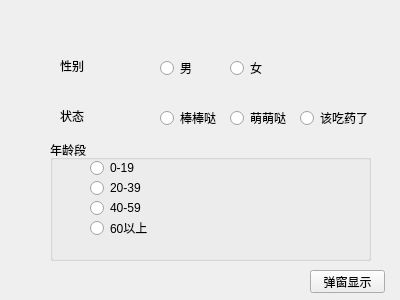
<?xml version="1.0" encoding="UTF-8"?>
<ui version="4.0">
 <class>Widget</class>
 <widget class="QWidget" name="Widget">
  <property name="geometry">
   <rect>
    <x>0</x>
    <y>0</y>
    <width>400</width>
    <height>300</height>
   </rect>
  </property>
  <property name="windowTitle">
   <string>Widget</string>
  </property>
  <widget class="QRadioButton" name="radioButtonMan">
   <property name="geometry">
    <rect>
     <x>160</x>
     <y>60</y>
     <width>89</width>
     <height>16</height>
    </rect>
   </property>
   <property name="text">
    <string>男</string>
   </property>
  </widget>
  <widget class="QLabel" name="label">
   <property name="geometry">
    <rect>
     <x>60</x>
     <y>60</y>
     <width>54</width>
     <height>12</height>
    </rect>
   </property>
   <property name="text">
    <string>性别</string>
   </property>
  </widget>
  <widget class="QRadioButton" name="radioButtonWoman">
   <property name="geometry">
    <rect>
     <x>230</x>
     <y>60</y>
     <width>89</width>
     <height>16</height>
    </rect>
   </property>
   <property name="text">
    <string>女</string>
   </property>
  </widget>
  <widget class="QLabel" name="label_2">
   <property name="geometry">
    <rect>
     <x>60</x>
     <y>110</y>
     <width>54</width>
     <height>12</height>
    </rect>
   </property>
   <property name="text">
    <string>状态</string>
   </property>
  </widget>
  <widget class="QRadioButton" name="radioButtonBang">
   <property name="geometry">
    <rect>
     <x>160</x>
     <y>110</y>
     <width>89</width>
     <height>16</height>
    </rect>
   </property>
   <property name="text">
    <string>棒棒哒</string>
   </property>
  </widget>
  <widget class="QRadioButton" name="radioButtonMeng">
   <property name="geometry">
    <rect>
     <x>230</x>
     <y>110</y>
     <width>89</width>
     <height>16</height>
    </rect>
   </property>
   <property name="text">
    <string>萌萌哒</string>
   </property>
  </widget>
  <widget class="QRadioButton" name="radioButtonYao">
   <property name="geometry">
    <rect>
     <x>300</x>
     <y>110</y>
     <width>89</width>
     <height>16</height>
    </rect>
   </property>
   <property name="text">
    <string>该吃药了</string>
   </property>
  </widget>
  <widget class="QGroupBox" name="groupBox">
   <property name="geometry">
    <rect>
     <x>50</x>
     <y>140</y>
     <width>321</width>
     <height>121</height>
    </rect>
   </property>
   <property name="title">
    <string>年龄段</string>
   </property>
   <widget class="QRadioButton" name="radioButton0to19">
    <property name="geometry">
     <rect>
      <x>40</x>
      <y>20</y>
      <width>89</width>
      <height>16</height>
     </rect>
    </property>
    <property name="text">
     <string>0-19</string>
    </property>
   </widget>
   <widget class="QRadioButton" name="radioButton20to39">
    <property name="geometry">
     <rect>
      <x>40</x>
      <y>40</y>
      <width>89</width>
      <height>16</height>
     </rect>
    </property>
    <property name="text">
     <string>20-39</string>
    </property>
   </widget>
   <widget class="QRadioButton" name="radioButton40to59">
    <property name="geometry">
     <rect>
      <x>40</x>
      <y>60</y>
      <width>89</width>
      <height>16</height>
     </rect>
    </property>
    <property name="text">
     <string>40-59</string>
    </property>
   </widget>
   <widget class="QRadioButton" name="radioButton60to">
    <property name="geometry">
     <rect>
      <x>40</x>
      <y>80</y>
      <width>89</width>
      <height>16</height>
     </rect>
    </property>
    <property name="text">
     <string>60以上</string>
    </property>
   </widget>
  </widget>
  <widget class="QPushButton" name="pushButton">
   <property name="geometry">
    <rect>
     <x>310</x>
     <y>270</y>
     <width>75</width>
     <height>23</height>
    </rect>
   </property>
   <property name="text">
    <string>弹窗显示</string>
   </property>
  </widget>
 </widget>
 <layoutdefault spacing="6" margin="11"/>
 <resources/>
 <connections/>
</ui>
